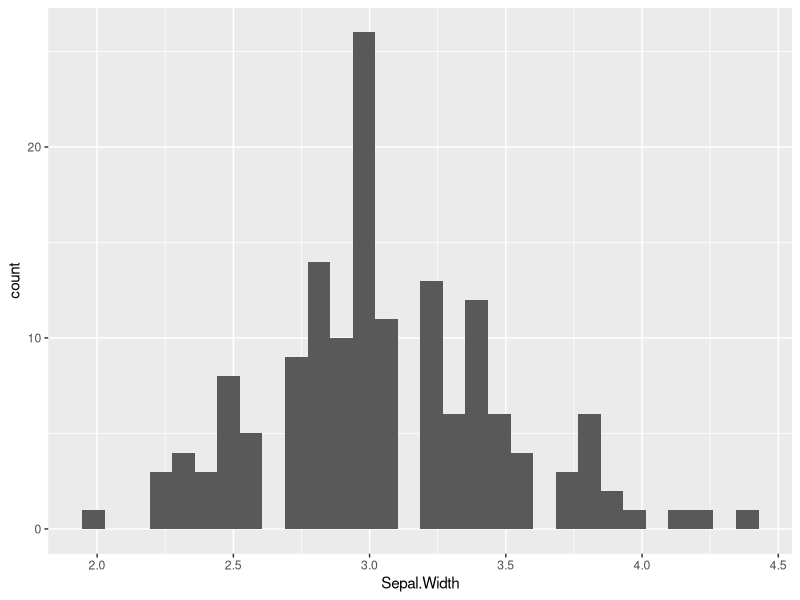
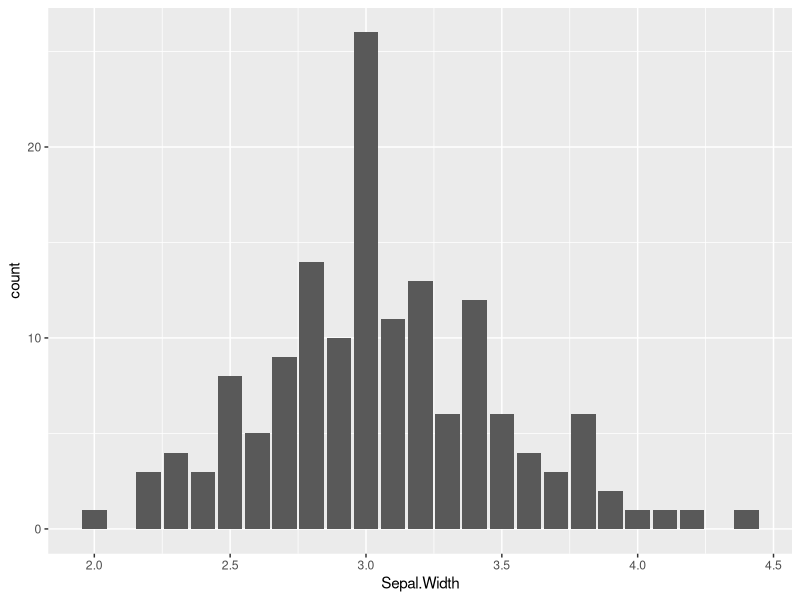
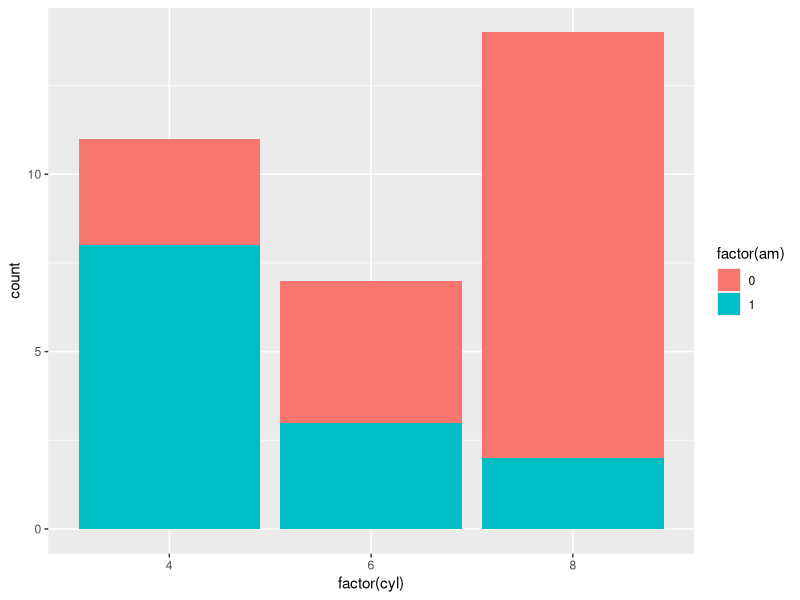
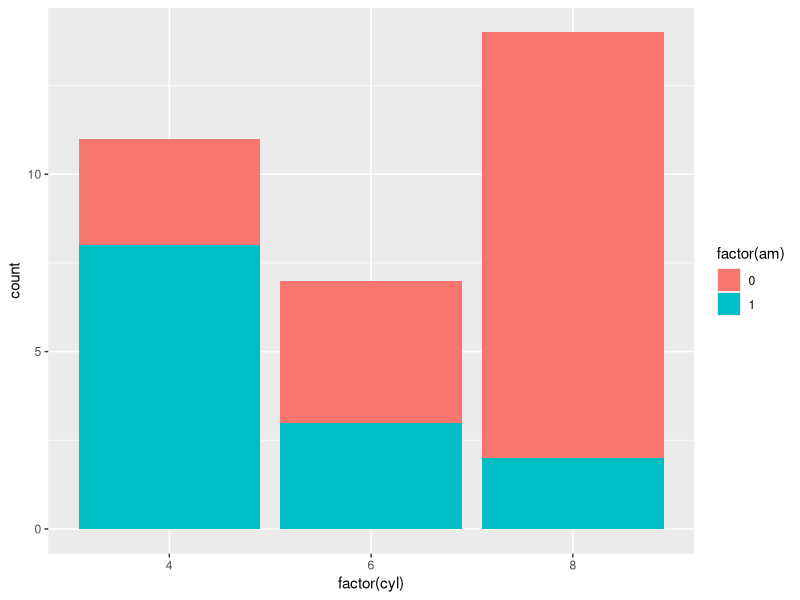
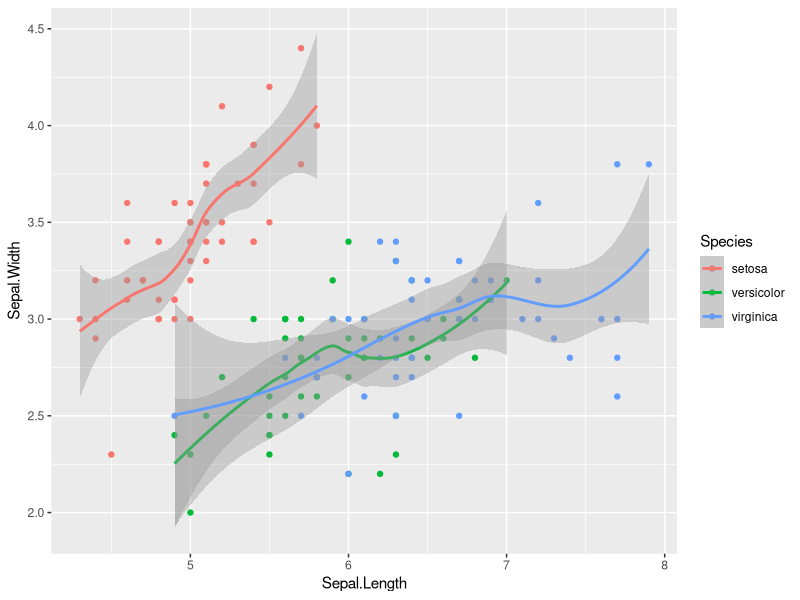
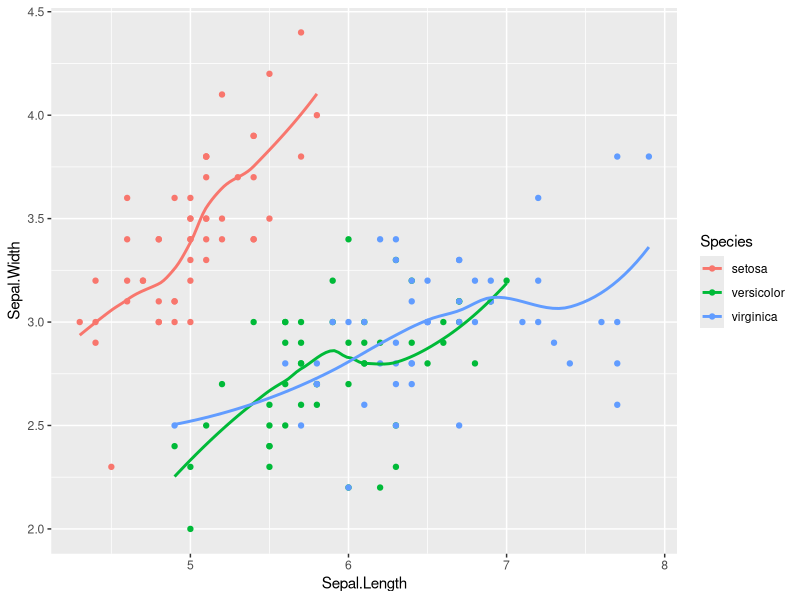
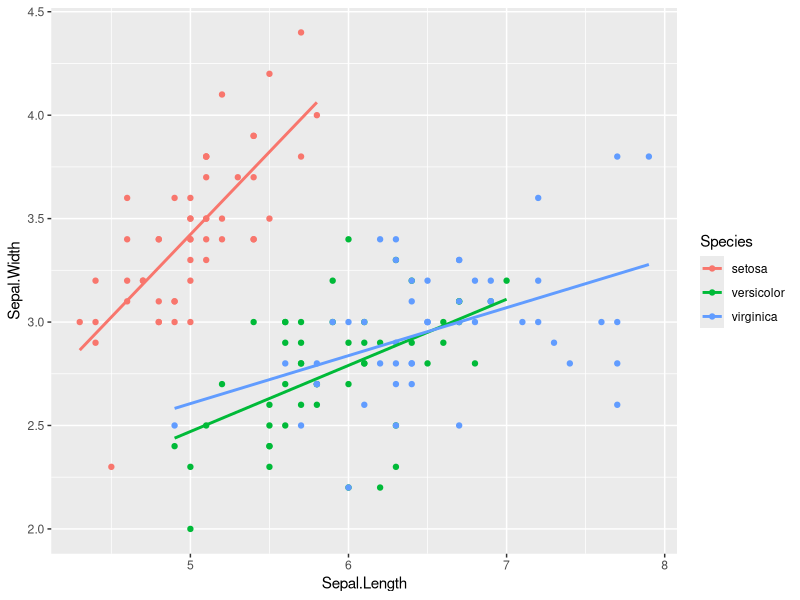
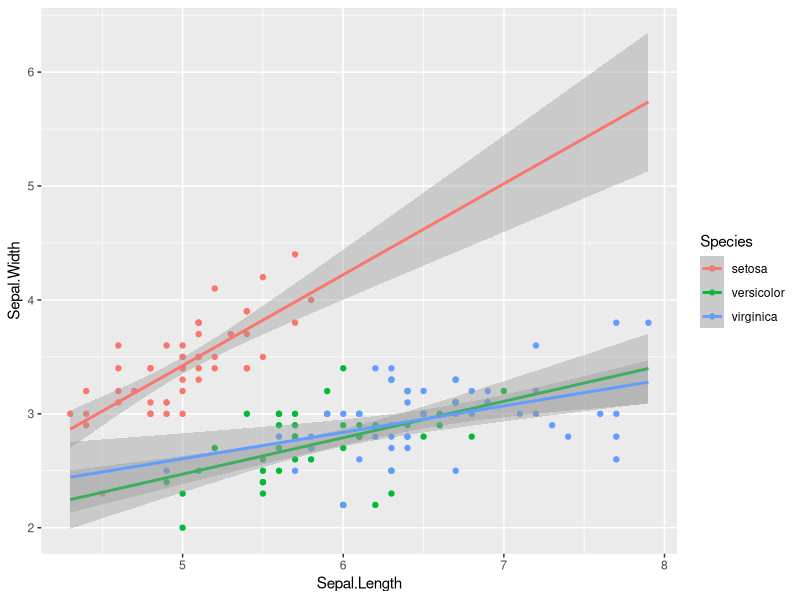

These charts were generated, in order, by the following R code:
# 5. STATISTICS

# There are 2 broad categories of functions in the statistic layer:  within a geom and independent. 

# 5.1 Stats with geoms ####
# All the statistical functions begin with "stat_". Even those called from within the the geom layer can be accessed independently this way. 
# Load the tidyverse including gpplot2 package:
library(tidyverse)
# Load and make at starting plot of the built-in "iris" dataset:
data("iris")
p <- ggplot(iris, aes(Sepal.Width))
p + geom_histogram()
# Under the hood of geom_histogram(), stat_bin summarizes the total count in each group. In geom_bar(), default stat is set to "bin". So the same plot can be produced with geom_bar().
p + geom_bar()

# Load and plot a starting plot of the mtcars dataset:
data("mtcars")
p <- ggplot(mtcars, aes(x = factor(cyl), fill = factor(am)))
p + geom_bar()
# The same thing happens with geom_bar(), which just calls stat_count under the hood. stat_count() produces the same plot.
p + stat_count()
# Specific geoms and stat functions are related. E.g, stat_smooth can be accessed with geom_smooth(). 
ggplot(iris, aes(Sepal.Length, Sepal.Width, 
                 color = Species)) + 
  geom_point() +
  geom_smooth()
# The standard error, which is shown as a gray ribbon, is by default, a 95% confidence interval. This can be removed by setting the se argument to FALSE.
ggplot(iris, aes(Sepal.Length, Sepal.Width, 
                 color = Species)) + 
  geom_point() +
  geom_smooth(se = FALSE)
# loess: non-prametric smoothing algorithm that is used when we have less than 1000 observations. It works by calculating a weighted mean by passing a sliding window along the x-axis and is a valuable tool in exploratory data analysis. 
# The method argument can also define parametric models. For groups larger than 1000, the method default to "gam". Apply a linear model by setting method to "lm": 
ggplot(iris, aes(Sepal.Length, Sepal.Width, 
                 color = Species)) + 
  geom_point() +
  geom_smooth(method = "lm", 
              se = FALSE)
# In both methods "loess" and "lm", the model is calculated on groups defined by color. By default, each model is bound to the limits of its own group. But for parametric methods, we can make the fullrange argument to make predictions over the entire range.
ggplot(iris, aes(Sepal.Length, Sepal.Width, 
                 color = Species)) + 
  geom_point() +
  geom_smooth(method = "lm", 
              fullrange = TRUE) # the error increases the further away from the dataset.
# Access smoothing using stat_smooth():
ggplot(iris, aes(Sepal.Length, Sepal.Width, 
                 color = Species)) + 
  geom_point() +
  stat_smooth(method = "lm",
              se = FALSE)
#  The color aesthetic defines an invisible group aesthetic. Defining the group aesthetic for a specific geom means we can overwrite that. Use a dummy variable to calculate the smoothing model for all values.
ggplot(iris, aes(Sepal.Length, Sepal.Width, 
                 color = Species)) + 
  geom_point() +
  stat_smooth(group = 1, 
              method = "lm",
              se = FALSE) 
# The span argument in "loess" method controls the degree of smoothing, which is the size of the sliding window. Smaller spans are more noisy. Explore the effect of span argument of LOESS curves:
ggplot(iris, aes(Sepal.Length, Sepal.Width, 
                 color = Species)) + 
  geom_point() +
  stat_smooth(method = "loess", color = "red", span = 0.9,
              se = FALSE) +
  stat_smooth(method = "loess", color = "green", span = 0.6,
              se = FALSE) +
  stat_smooth(method = "loess", color = "blue", span = 0.3,
              se = FALSE)
# Compare LOESS and linear regression smoothing on small regions of data:
ggplot(iris, aes(Sepal.Length, Sepal.Width, 
                 color = Species)) + 
  geom_point() +
  stat_smooth(method = "loess", 
              se = FALSE) +
  stat_smooth(method = "lm", 
              se = FALSE)
# LOESS isn't great on very short sections of data. Compare the pieces of linear regression to LOESS over the whole thing:
ggplot(iris, aes(Sepal.Length, Sepal.Width, 
                 color = Species)) + 
  geom_point() +
  stat_smooth(aes(color = "All"), se = FALSE) +
  stat_smooth(method = "lm", 
              se = FALSE)
# The default span for LOESS is 0.9. A lower span will result in a better fit with more detail; but don't overdo it or you'll end up over-fitting!
